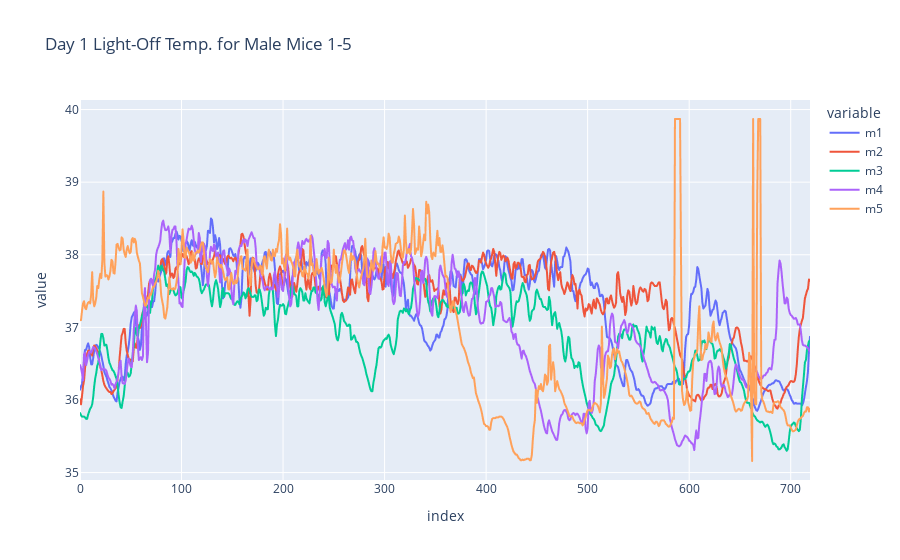

Here is the notebook cell this chart was saved with:
### Code cell
mtSubset = micemt.iloc[:720]
px.line(mtSubset, y=['m1', 'm2', 'm3', 'm4', 'm5'], title='Day 1 Light-Off Temp. for Male Mice 1-5')

### Figure 1 — Plotly figure (JSON) as saved in the notebook; plotly's stock layout.template omitted (floating-point values rounded to 4 significant figures; data arrays with more than 128 entries replaced by an {"elided": "..."} marker saying what was removed)
{"data": [{"hovertemplate": "variable=m1<br>index=%{x}<br>value=%{y}<extra></extra>", "legendgroup": "m1", "line": {"color": "#636efa", "dash": "solid"}, "marker": {"symbol": "circle"}, "mode": "lines", "name": "m1", "showlegend": true, "type": "scattergl", "x": {"elided": "720 int values"}, "xaxis": "x", "y": {"elided": "720 float values"}, "yaxis": "y"}, {"hovertemplate": "variable=m2<br>index=%{x}<br>value=%{y}<extra></extra>", "legendgroup": "m2", "line": {"color": "#EF553B", "dash": "solid"}, "marker": {"symbol": "circle"}, "mode": "lines", "name": "m2", "showlegend": true, "type": "scattergl", "x": {"elided": "720 int values"}, "xaxis": "x", "y": {"elided": "720 float values"}, "yaxis": "y"}, {"hovertemplate": "variable=m3<br>index=%{x}<br>value=%{y}<extra></extra>", "legendgroup": "m3", "line": {"color": "#00cc96", "dash": "solid"}, "marker": {"symbol": "circle"}, "mode": "lines", "name": "m3", "showlegend": true, "type": "scattergl", "x": {"elided": "720 int values"}, "xaxis": "x", "y": {"elided": "720 float values"}, "yaxis": "y"}, {"hovertemplate": "variable=m4<br>index=%{x}<br>value=%{y}<extra></extra>", "legendgroup": "m4", "line": {"color": "#ab63fa", "dash": "solid"}, "marker": {"symbol": "circle"}, "mode": "lines", "name": "m4", "showlegend": true, "type": "scattergl", "x": {"elided": "720 int values"}, "xaxis": "x", "y": {"elided": "720 float values"}, "yaxis": "y"}, {"hovertemplate": "variable=m5<br>index=%{x}<br>value=%{y}<extra></extra>", "legendgroup": "m5", "line": {"color": "#FFA15A", "dash": "solid"}, "marker": {"symbol": "circle"}, "mode": "lines", "name": "m5", "showlegend": true, "type": "scattergl", "x": {"elided": "720 int values"}, "xaxis": "x", "y": {"elided": "720 float values"}, "yaxis": "y"}], "layout": {"legend": {"title": {"text": "variable"}, "tracegroupgap": 0}, "title": {"text": "Day 1 Light-Off Temp. for Male Mice 1-5"}, "xaxis": {"anchor": "y", "domain": [0, 1], "title": {"text": "index"}}, "yaxis": {"anchor": "x", "domain": [0, 1], "title": {"text": "value"}}}}
